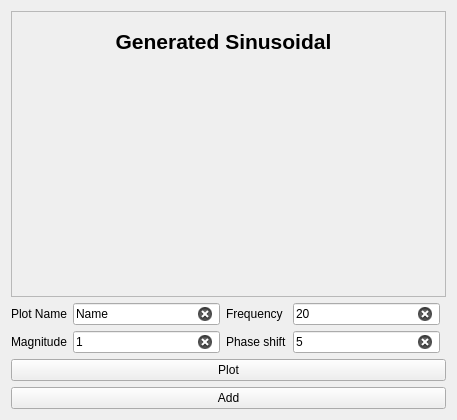
       <widget class="QWidget" name="layoutWidget">
        <layout class="QGridLayout" name="gridLayout_GeneratedSinusoidal">
         <item row="1" column="0">
          <layout class="QGridLayout" name="gridLayout_For_generating_sinusoidal">
           <item row="0" column="2">
            <widget class="QLabel" name="label_frequency">
             <property name="text">
              <string>Frequency</string>
             </property>
            </widget>
           </item>
           <item row="0" column="1">
            <widget class="QLineEdit" name="lineEdit_plotName">
             <property name="text">
              <string>Name</string>
             </property>
             <property name="clearButtonEnabled">
              <bool>true</bool>
             </property>
            </widget>
           </item>
           <item row="0" column="3">
            <widget class="QLineEdit" name="LineEdit_ferquency">
             <property name="text">
              <string>20</string>
             </property>
             <property name="clearButtonEnabled">
              <bool>true</bool>
             </property>
            </widget>
           </item>
           <item row="0" column="0">
            <widget class="QLabel" name="label_plotName">
             <property name="text">
              <string>Plot Name</string>
             </property>
            </widget>
           </item>
           <item row="1" column="0">
            <widget class="QLabel" name="label_magnitude">
             <property name="text">
              <string>Magnitude</string>
             </property>
            </widget>
           </item>
           <item row="1" column="1">
            <widget class="QLineEdit" name="lineEdit_magnitude">
             <property name="text">
              <string>1</string>
             </property>
             <property name="clearButtonEnabled">
              <bool>true</bool>
             </property>
            </widget>
           </item>
           <item row="4" column="0" colspan="5">
            <widget class="QPushButton" name="add">
             <property name="text">
              <string>Add</string>
             </property>
            </widget>
           </item>
           <item row="1" column="3">
            <widget class="QLineEdit" name="lineEdit_phaseShift">
             <property name="autoFillBackground">
              <bool>false</bool>
             </property>
             <property name="inputMask">
              <string/>
             </property>
             <property name="text">
              <string>5</string>
             </property>
             <property name="frame">
              <bool>true</bool>
             </property>
             <property name="dragEnabled">
              <bool>true</bool>
             </property>
             <property name="clearButtonEnabled">
              <bool>true</bool>
             </property>
            </widget>
           </item>
           <item row="1" column="2">
            <widget class="QLabel" name="label_phaseShift">
             <property name="text">
              <string>Phase shift</string>
             </property>
            </widget>
           </item>
           <item row="3" column="0" colspan="5">
            <widget class="QPushButton" name="Plot_Button">
             <property name="text">
              <string>Plot</string>
             </property>
            </widget>
           </item>
          </layout>
         </item>
         <item row="0" column="0">
          <widget class="QFrame" name="frame_for_generated_sinusoidal">
           <property name="frameShape">
            <enum>QFrame::StyledPanel</enum>
           </property>
           <property name="frameShadow">
            <enum>QFrame::Raised</enum>
           </property>
           <layout class="QGridLayout" name="gridLayout_4">
            <item row="0" column="0">
             <widget class="QLabel" name="label_For_generatedSinusoidal">
              <property name="text">
               <string>&lt;html&gt;&lt;head/&gt;&lt;body&gt;&lt;p&gt;&lt;span style=&quot; font-size:16pt; font-weight:600;&quot;&gt;Generated Sinusoidal&lt;/span&gt;&lt;/p&gt;&lt;/body&gt;&lt;/html&gt;</string>
              </property>
              <property name="alignment">
               <set>Qt::AlignCenter</set>
              </property>
             </widget>
            </item>
            <item row="1" column="0">
             <widget class="PlotWidget" name="Widget_Plotter" native="true">
              <property name="enabled">
               <bool>true</bool>
              </property>
              <property name="palette">
               <palette>
                <active>
                 <colorrole role="WindowText">
                  <brush brushstyle="SolidPattern">
                   <color alpha="255">
                    <red>0</red>
                    <green>0</green>
                    <blue>0</blue>
                   </color>
                  </brush>
                 </colorrole>
                 <colorrole role="Button">
                  <brush brushstyle="SolidPattern">
                   <color alpha="255">
                    <red>173</red>
                    <green>198</green>
                    <blue>224</blue>
                   </color>
                  </brush>
                 </colorrole>
                 <colorrole role="Light">
                  <brush brushstyle="SolidPattern">
                   <color alpha="255">
                    <red>255</red>
                    <green>255</green>
                    <blue>255</blue>
                   </color>
                  </brush>
                 </colorrole>
                 <colorrole role="Midlight">
                  <brush brushstyle="SolidPattern">
                   <color alpha="255">
                    <red>255</red>
                    <green>255</green>
                    <blue>255</blue>
                   </color>
                  </brush>
                 </colorrole>
                 <colorrole role="Dark">
                  <brush brushstyle="SolidPattern">
                   <color alpha="255">
                    <red>127</red>
                    <green>127</green>
                    <blue>127</blue>
                   </color>
                  </brush>
                 </colorrole>
                 <colorrole role="Mid">
                  <brush brushstyle="SolidPattern">
                   <color alpha="255">
                    <red>170</red>
                    <green>170</green>
                    <blue>170</blue>
                   </color>
                  </brush>
                 </colorrole>
                 <colorrole role="Text">
                  <brush brushstyle="SolidPattern">
                   <color alpha="255">
                    <red>0</red>
                    <green>0</green>
                    <blue>0</blue>
                   </color>
                  </brush>
                 </colorrole>
                 <colorrole role="BrightText">
                  <brush brushstyle="SolidPattern">
                   <color alpha="255">
                    <red>255</red>
                    <green>255</green>
                    <blue>255</blue>
                   </color>
                  </brush>
                 </colorrole>
                 <colorrole role="ButtonText">
                  <brush brushstyle="SolidPattern">
                   <color alpha="255">
                    <red>0</red>
                    <green>0</green>
                    <blue>0</blue>
                   </color>
                  </brush>
                 </colorrole>
                 <colorrole role="Base">
                  <brush brushstyle="SolidPattern">
                   <color alpha="255">
                    <red>173</red>
                    <green>198</green>
                    <blue>224</blue>
                   </color>
                  </brush>
                 </colorrole>
                 <colorrole role="Window">
                  <brush brushstyle="SolidPattern">
                   <color alpha="255">
                    <red>173</red>
                    <green>198</green>
                    <blue>224</blue>
                   </color>
                  </brush>
                 </colorrole>
                 <colorrole role="Shadow">
                  <brush brushstyle="SolidPattern">
                   <color alpha="255">
                    <red>0</red>
                    <green>0</green>
                    <blue>0</blue>
                   </color>
                  </brush>
                 </colorrole>
                 <colorrole role="AlternateBase">
                  <brush brushstyle="SolidPattern">
                   <color alpha="255">
                    <red>255</red>
                    <green>255</green>
                    <blue>255</blue>
                   </color>
                  </brush>
                 </colorrole>
                 <colorrole role="ToolTipBase">
                  <brush brushstyle="SolidPattern">
                   <color alpha="255">
                    <red>255</red>
                    <green>255</green>
                    <blue>220</blue>
                   </color>
                  </brush>
                 </colorrole>
                 <colorrole role="ToolTipText">
                  <brush brushstyle="SolidPattern">
                   <color alpha="255">
                    <red>0</red>
                    <green>0</green>
                    <blue>0</blue>
                   </color>
                  </brush>
                 </colorrole>
                </active>
                <inactive>
                 <colorrole role="WindowText">
                  <brush brushstyle="SolidPattern">
                   <color alpha="255">
                    <red>0</red>
                    <green>0</green>
                    <blue>0</blue>
                   </color>
                  </brush>
                 </colorrole>
                 <colorrole role="Button">
                  <brush brushstyle="SolidPattern">
                   <color alpha="255">
                    <red>173</red>
                    <green>198</green>
                    <blue>224</blue>
                   </color>
                  </brush>
                 </colorrole>
                 <colorrole role="Light">
                  <brush brushstyle="SolidPattern">
                   <color alpha="255">
                    <red>255</red>
                    <green>255</green>
                    <blue>255</blue>
                   </color>
                  </brush>
                 </colorrole>
                 <colorrole role="Midlight">
                  <brush brushstyle="SolidPattern">
                   <color alpha="255">
                    <red>255</red>
                    <green>255</green>
                    <blue>255</blue>
                   </color>
                  </brush>
                 </colorrole>
                 <colorrole role="Dark">
                  <brush brushstyle="SolidPattern">
                   <color alpha="255">
                    <red>127</red>
                    <green>127</green>
                    <blue>127</blue>
                   </color>
                  </brush>
                 </colorrole>
                 <colorrole role="Mid">
                  <brush brushstyle="SolidPattern">
                   <color alpha="255">
                    <red>170</red>
                    <green>170</green>
                    <blue>170</blue>
                   </color>
                  </brush>
                 </colorrole>
                 <colorrole role="Text">
                  <brush brushstyle="SolidPattern">
                   <color alpha="255">
                    <red>0</red>
                    <green>0</green>
                    <blue>0</blue>
                   </color>
                  </brush>
                 </colorrole>
                 <colorrole role="BrightText">
                  <brush brushstyle="SolidPattern">
                   <color alpha="255">
                    <red>255</red>
                    <green>255</green>
                    <blue>255</blue>
                   </color>
                  </brush>
                 </colorrole>
                 <colorrole role="ButtonText">
                  <brush brushstyle="SolidPattern">
                   <color alpha="255">
                    <red>0</red>
                    <green>0</green>
                    <blue>0</blue>
                   </color>
                  </brush>
                 </colorrole>
                 <colorrole role="Base">
                  <brush brushstyle="SolidPattern">
                   <color alpha="255">
                    <red>173</red>
                    <green>198</green>
                    <blue>224</blue>
                   </color>
                  </brush>
                 </colorrole>
                 <colorrole role="Window">
                  <brush brushstyle="SolidPattern">
                   <color alpha="255">
                    <red>173</red>
                    <green>198</green>
                    <blue>224</blue>
                   </color>
                  </brush>
                 </colorrole>
                 <colorrole role="Shadow">
                  <brush brushstyle="SolidPattern">
                   <color alpha="255">
                    <red>0</red>
                    <green>0</green>
                    <blue>0</blue>
                   </color>
                  </brush>
                 </colorrole>
                 <colorrole role="AlternateBase">
                  <brush brushstyle="SolidPattern">
                   <color alpha="255">
                    <red>255</red>
                    <green>255</green>
                    <blue>255</blue>
                   </color>
                  </brush>
                 </colorrole>
                 <colorrole role="ToolTipBase">
                  <brush brushstyle="SolidPattern">
                   <color alpha="255">
                    <red>255</red>
                    <green>255</green>
                    <blue>220</blue>
                   </color>
                  </brush>
                 </colorrole>
                 <colorrole role="ToolTipText">
                  <brush brushstyle="SolidPattern">
                   <color alpha="255">
                    <red>0</red>
                    <green>0</green>
                    <blue>0</blue>
                   </color>
                  </brush>
                 </colorrole>
                </inactive>
                <disabled>
                 <colorrole role="WindowText">
                  <brush brushstyle="SolidPattern">
                   <color alpha="255">
                    <red>127</red>
                    <green>127</green>
                    <blue>127</blue>
                   </color>
                  </brush>
                 </colorrole>
                 <colorrole role="Button">
                  <brush brushstyle="SolidPattern">
                   <color alpha="255">
                    <red>173</red>
                    <green>198</green>
                    <blue>224</blue>
                   </color>
                  </brush>
                 </colorrole>
                 <colorrole role="Light">
                  <brush brushstyle="SolidPattern">
                   <color alpha="255">
                    <red>255</red>
                    <green>255</green>
                    <blue>255</blue>
                   </color>
                  </brush>
                 </colorrole>
                 <colorrole role="Midlight">
                  <brush brushstyle="SolidPattern">
                   <color alpha="255">
                    <red>255</red>
                    <green>255</green>
                    <blue>255</blue>
                   </color>
                  </brush>
                 </colorrole>
                 <colorrole role="Dark">
                  <brush brushstyle="SolidPattern">
                   <color alpha="255">
                    <red>127</red>
                    <green>127</green>
                    <blue>127</blue>
                   </color>
                  </brush>
                 </colorrole>
                 <colorrole role="Mid">
                  <brush brushstyle="SolidPattern">
                   <color alpha="255">
                    <red>170</red>
                    <green>170</green>
                    <blue>170</blue>
                   </color>
                  </brush>
                 </colorrole>
                 <colorrole role="Text">
                  <brush brushstyle="SolidPattern">
                   <color alpha="255">
                    <red>127</red>
                    <green>127</green>
                    <blue>127</blue>
                   </color>
                  </brush>
                 </colorrole>
                 <colorrole role="BrightText">
                  <brush brushstyle="SolidPattern">
                   <color alpha="255">
                    <red>255</red>
                    <green>255</green>
                    <blue>255</blue>
                   </color>
                  </brush>
                 </colorrole>
                 <colorrole role="ButtonText">
                  <brush brushstyle="SolidPattern">
                   <color alpha="255">
                    <red>127</red>
                    <green>127</green>
                    <blue>127</blue>
                   </color>
                  </brush>
                 </colorrole>
                 <colorrole role="Base">
                  <brush brushstyle="SolidPattern">
                   <color alpha="255">
                    <red>173</red>
                    <green>198</green>
                    <blue>224</blue>
                   </color>
                  </brush>
                 </colorrole>
                 <colorrole role="Window">
                  <brush brushstyle="SolidPattern">
                   <color alpha="255">
                    <red>173</red>
                    <green>198</green>
                    <blue>224</blue>
                   </color>
                  </brush>
                 </colorrole>
                 <colorrole role="Shadow">
                  <brush brushstyle="SolidPattern">
                   <color alpha="255">
                    <red>0</red>
                    <green>0</green>
                    <blue>0</blue>
                   </color>
                  </brush>
                 </colorrole>
                 <colorrole role="AlternateBase">
                  <brush brushstyle="SolidPattern">
                   <color alpha="255">
                    <red>255</red>
                    <green>255</green>
                    <blue>255</blue>
                   </color>
                  </brush>
                 </colorrole>
                 <colorrole role="ToolTipBase">
                  <brush brushstyle="SolidPattern">
                   <color alpha="255">
                    <red>255</red>
                    <green>255</green>
                    <blue>220</blue>
                   </color>
                  </brush>
                 </colorrole>
                 <colorrole role="ToolTipText">
                  <brush brushstyle="SolidPattern">
                   <color alpha="255">
                    <red>0</red>
                    <green>0</green>
                    <blue>0</blue>
                   </color>
                  </brush>
                 </colorrole>
                </disabled>
               </palette>
              </property>
              <property name="styleSheet">
               <string notr="true"/>
              </property>
             </widget>
            </item>
            <item row="2" column="0">
             <spacer name="horizontalSpacer__for_generated_sinusoidal">
              <property name="orientation">
               <enum>Qt::Horizontal</enum>
              </property>
              <property name="sizeHint" stdset="0">
               <size>
                <width>405</width>
                <height>20</height>
               </size>
              </property>
             </spacer>
            </item>
            <item row="1" column="1">
             <spacer name="verticalSpacer_for_generated_sinusoidal">
              <property name="orientation">
               <enum>Qt::Vertical</enum>
              </property>
              <property name="sizeHint" stdset="0">
               <size>
                <width>10</width>
                <height>198</height>
               </size>
              </property>
             </spacer>
            </item>
            <item row="0" column="1">
             <spacer name="verticalSpacer_for_gerneratedSinusoidalLabel">
              <property name="orientation">
               <enum>Qt::Vertical</enum>
              </property>
              <property name="sizeType">
               <enum>QSizePolicy::Fixed</enum>
              </property>
              <property name="sizeHint" stdset="0">
               <size>
                <width>10</width>
                <height>42</height>
               </size>
              </property>
             </spacer>
            </item>
           </layout>
          </widget>
         </item>
        </layout>
       </widget>
